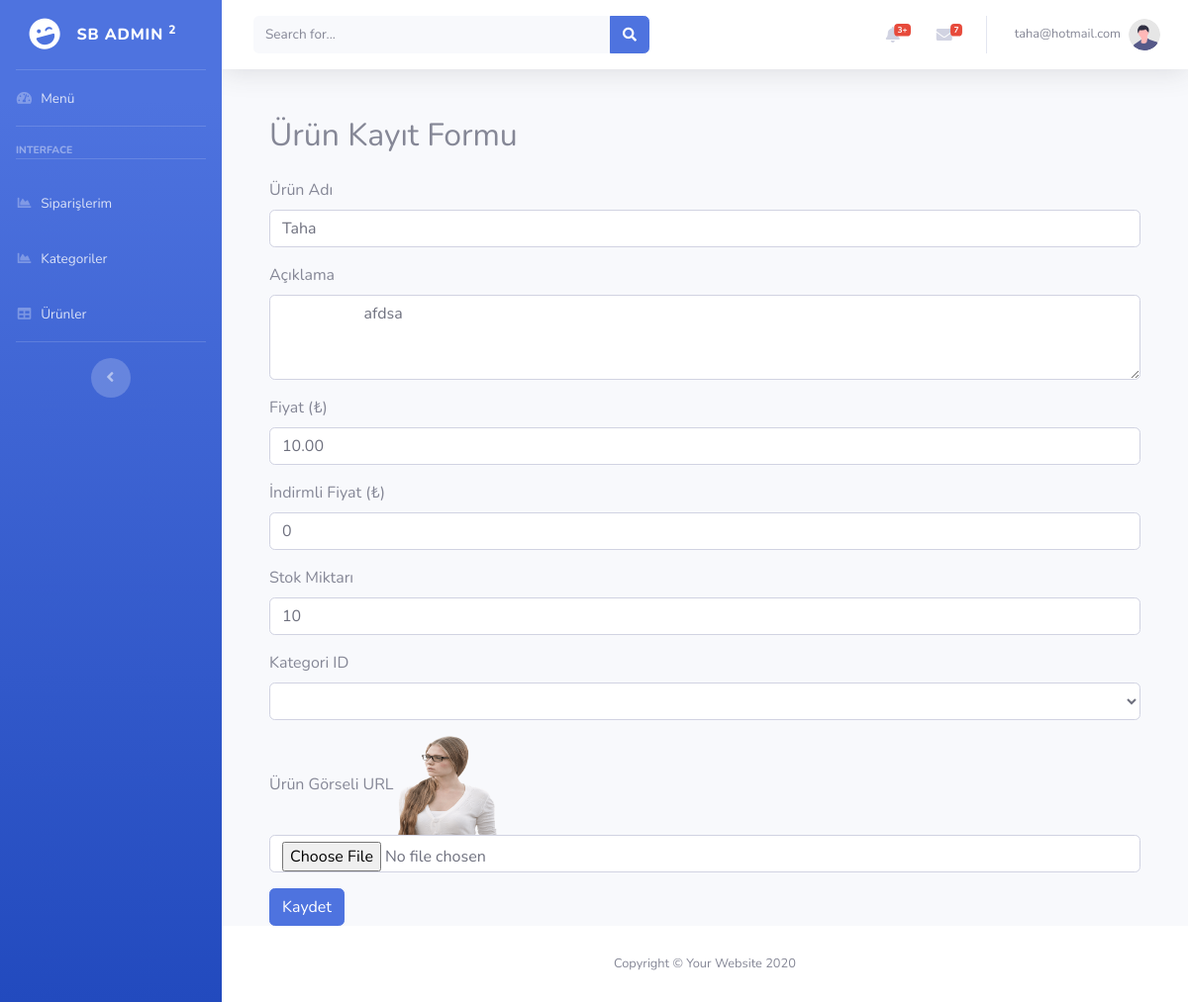
Page /User/index.php?page=urunlerEdit&id=3 (signed in) on the committed database.
### tables this page shows
CREATE TABLE `products` (
  `id` int(11) NOT NULL,
  `name` varchar(150) NOT NULL,
  `description` text DEFAULT NULL,
  `price` decimal(10,2) NOT NULL,
  `discount` decimal(11,0) NOT NULL,
  `stock_quantity` int(11) DEFAULT 0,
  `category_id` int(11) DEFAULT NULL,
  `image_url` varchar(255) DEFAULT NULL,
  `created_at` timestamp NOT NULL DEFAULT current_timestamp()
);

### Panel/Urunler/Edit.php (the view, shortened to what this page needs)
<?php
require_once("../Ayar/Config.php");
if(isset($_GET['id']))
{
    $Id = $_GET['id'];
    $sql="select * from products where id='$Id'";
    $sorgu=mysqli_query($conn,$sql);
    $row=$sorgu->fetch_assoc();
}
?>
 <div class="container mt-5">
    <h2 class="mb-4">Ürün Kayıt Formu</h2>
    <form action="index.php?page=urunlerUpdate" method="post" enctype='multipart/form-data'>
      <div class="mb-3">
        <label for="name" class="form-label">Ürün Adı</label>
        <input type="text" class="form-control" id="name" value="<?php echo $row['name'];?>" name="name" maxlength="150" required>
      </div>
      <div class="mb-3">
        <label for="description" class="form-label">Açıklama</label>
        <textarea class="form-control" id="description" name="description" rows="3">
          <?php echo $row['description'];?>
        </textarea>
      </div>
      <div class="mb-3">
        <label for="price" class="form-label">Fiyat (₺)</label>
        <input type="number" step="0.01" class="form-control" value="<?php echo $row['price'];?>" id="price" name="price" required>
      </div>
        <div class="mb-3">
        <label for="price" class="form-label">İndirmli Fiyat (₺)</label>
        <input type="number" step="0.01" class="form-control" value="<?php echo $row['discount'];?>" id="price" name="discount" required>
      </div>
      <div class="mb-3">
        <label for="stock_quantity" class="form-label">Stok Miktarı</label>
        <input type="number" step="0.01" class="form-control" id="stock_quantity" value="<?php echo $row['stock_quantity'];?>" name="stock_quantity" value="0">
      </div>
      <div class="mb-3">
        <label for="category_id" class="form-label">Kategori ID</label>
        <select name="category_id" class="form-control">
                     <option value="<?php echo $row['category_id'];?>"><?php echo $row['category_id'];?></option>
                     <option value="">Seçim Yapınız</option>
         </select>
      </div>
      <div class="mb-3">
        <label for="image_url" class="form-label">Ürün Görseli URL</label>
        <img src="../Product_Image/<?php echo $row['image_url'];?>" height="100px" width="100px"/>
        <input type="file" class="form-control" id="image_url" name="image_url">
      </div>
      <button type="submit" class="btn btn-primary">Kaydet</button>
    </form>
  </div>

### rows in the picture
products: name "Taha", description "afdsa", price "10.00", discount "0", stock_quantity "10", image_url (picture)

### other values in the picture
$_SESSION['email'] "taha@hotmail.com"
